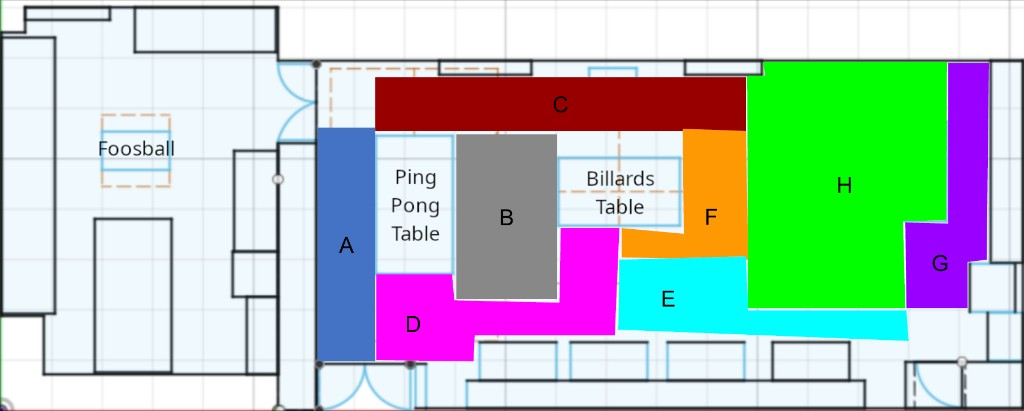
#> input picture heatmap-reference-layout.png, 1024 x 411 px, found by its file name
$ python analyze_reference.py
#> lines starting #> are read from the running program, lines starting #| are printed output that depends on the picture; after the words box and inside, x2 and y2 are one past the last pixel; in counts of white or black regions, pixels touching at a corner belong together; long printed decimals are rounded
#!/usr/bin/env python3
"""Inspect reference overlay colors for tracing."""
from PIL import Image
import numpy as np

path = "/Users/derek/Developer/MoS/heatmap-reference-layout.png"
im = Image.open(path).convert("RGBA")
a = np.array(im)
rgb = a[:, :, :3].astype(np.float32)
h, w = rgb.shape[:2]
#> h = 411; w = 1024
print("size", w, h)
#| size 1024 411

# saturation
mx = rgb.max(axis=2)
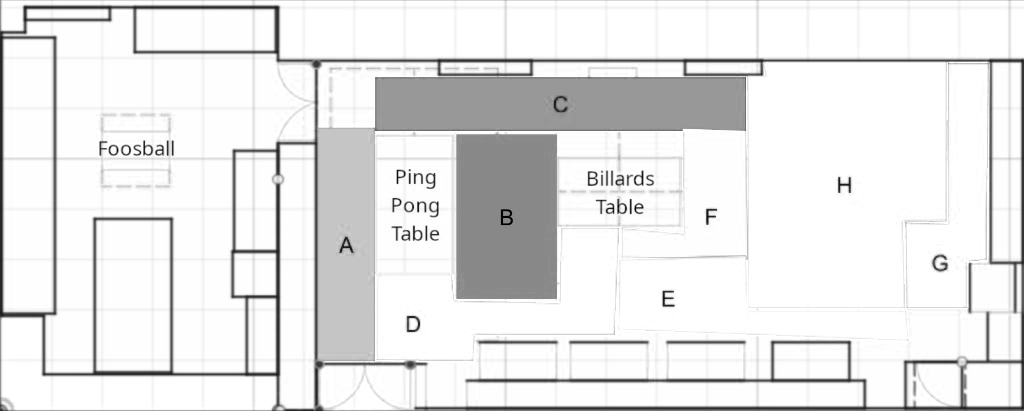
#> mx: shape (411, 1024) float32; min 0, max 255, mean 230.5
mn = rgb.min(axis=2)
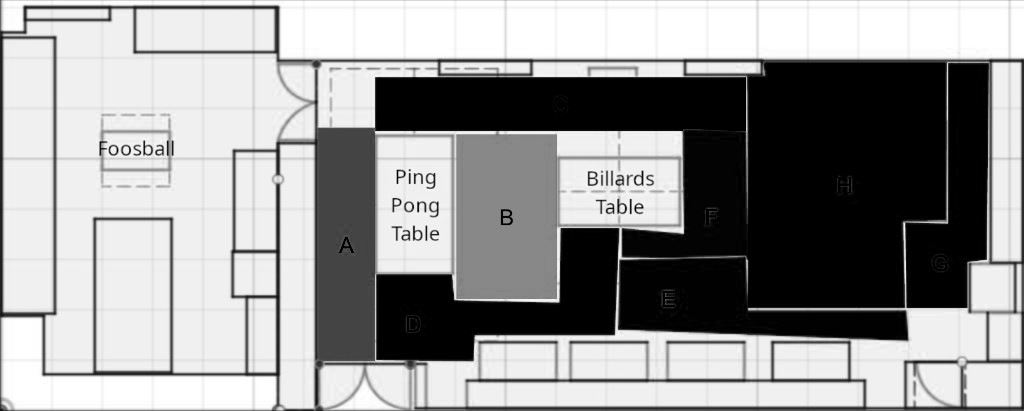
#> mn: shape (411, 1024) float32; min 0, max 255, mean 152.7
sat = np.where(mx > 1, (mx - mn) / mx, 0)
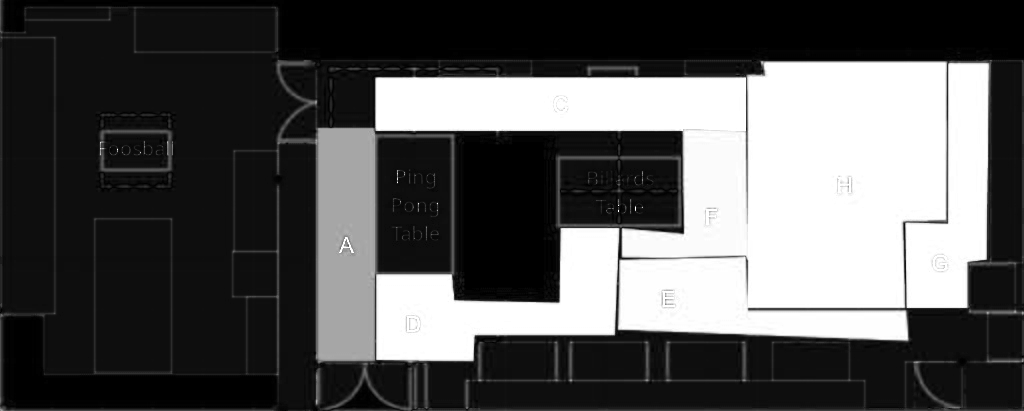
#> sat: shape (411, 1024) float32; min 0, max 1, mean 0.338

# not background: grid is light gray
r, g, b = rgb[:, :, 0], rgb[:, :, 1], rgb[:, :, 2]
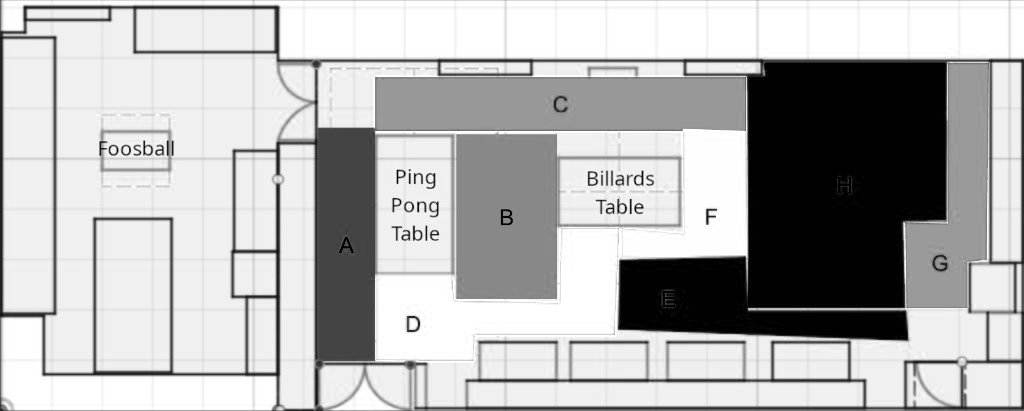
#> r: shape (411, 1024) float32; min 0, max 255, mean 180.4
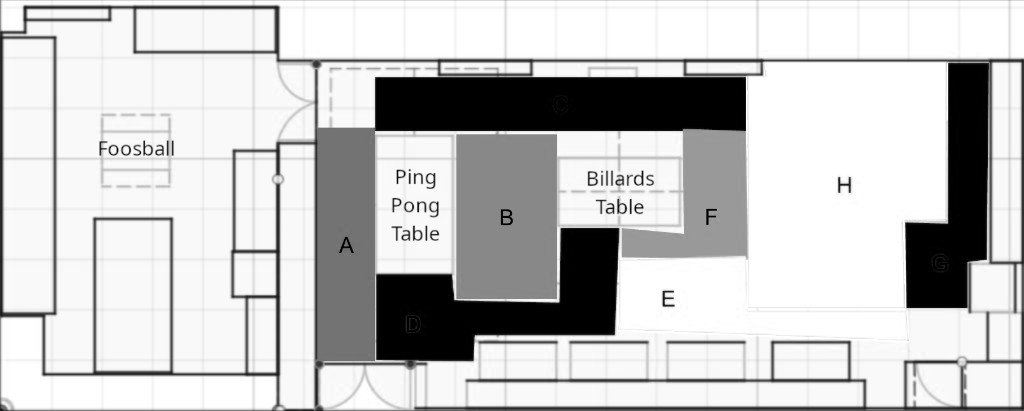
#> g: shape (411, 1024) float32; min 0, max 255, mean 198.1
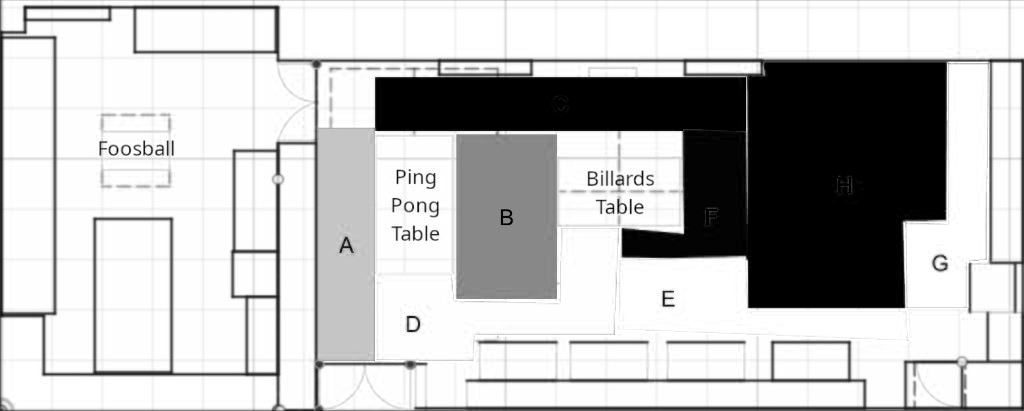
#> b: shape (411, 1024) float32; min 0, max 255, mean 190.1
bg = (r > 210) & (g > 210) & (b > 210) & (sat < 0.12)
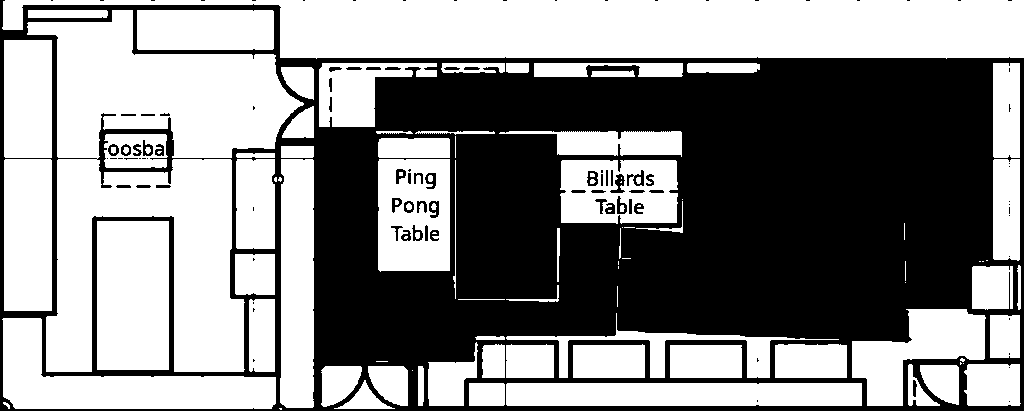
#> bg: shape (411, 1024) bool; 53.6% white; 100 black regions (50 under 20 px), largest, box (x1, y1, x2, y2) and area: (0, 0, 1024, 411) 192233, (610, 174, 625, 193) 135, (627, 170, 644, 186) 126
overlay = ~bg & (a[:, :, 3] > 200)
print("overlay pixels", overlay.sum())
#| overlay pixels 195285

# sample colors from overlay
ov = rgb[overlay]
print("RGB min/max", ov.min(0), ov.max(0))
#| RGB min/max [0. 0. 0.] [255. 255. 255.]
print("mean RGB", ov.mean(0))
#| mean RGB [109.825 140.558  119.084 ]

$ run again, with floor-plan-new.png copied over heatmap-reference-layout.png
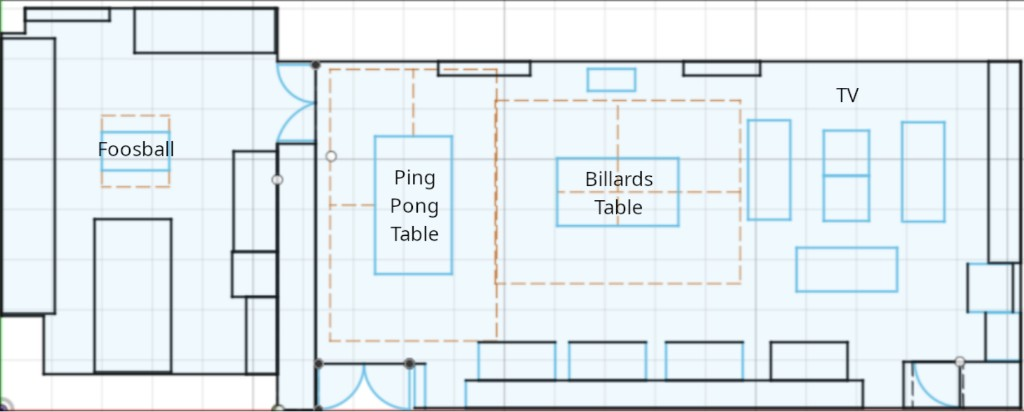
#> input picture floor-plan-new.png, 1024 x 412 px, found by its file name
#| size 1024 412
#> `sat = np.where(mx > 1, (mx - mn) / mx, 0)`:
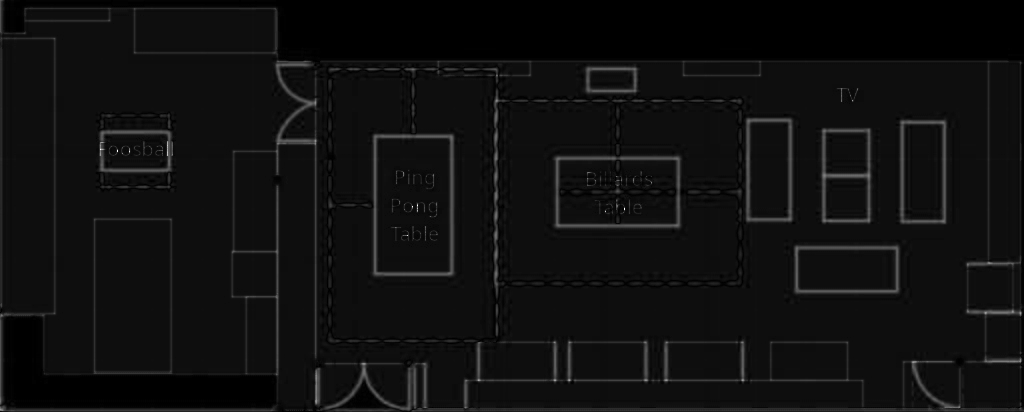
#> sat: shape (412, 1024) float32; min 0, max 1, mean 0.0612
#> `bg = (r > 210) & (g > 210) & (b > 210) & (sat < 0.12)`:
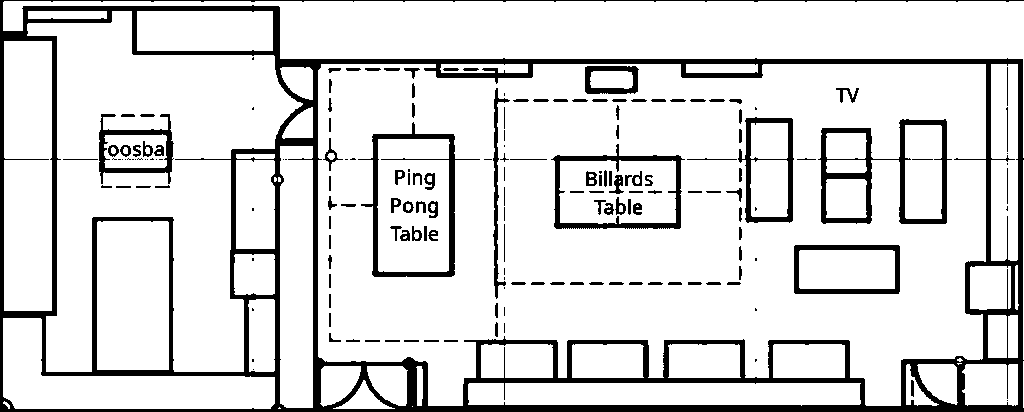
#> bg: shape (412, 1024) bool; 86% white; 177 black regions (48 under 20 px), largest, box (x1, y1, x2, y2) and area: (0, 0, 1024, 412) 39407, (818, 119, 952, 224) 3180, (358, 122, 480, 277) 2451
#| overlay pixels 58897
#| RGB min/max [0. 1. 4.] [251. 255. 255.]
#| mean RGB [146.36    159.160 165.228]

$ run again, with floor-plan.png copied over heatmap-reference-layout.png
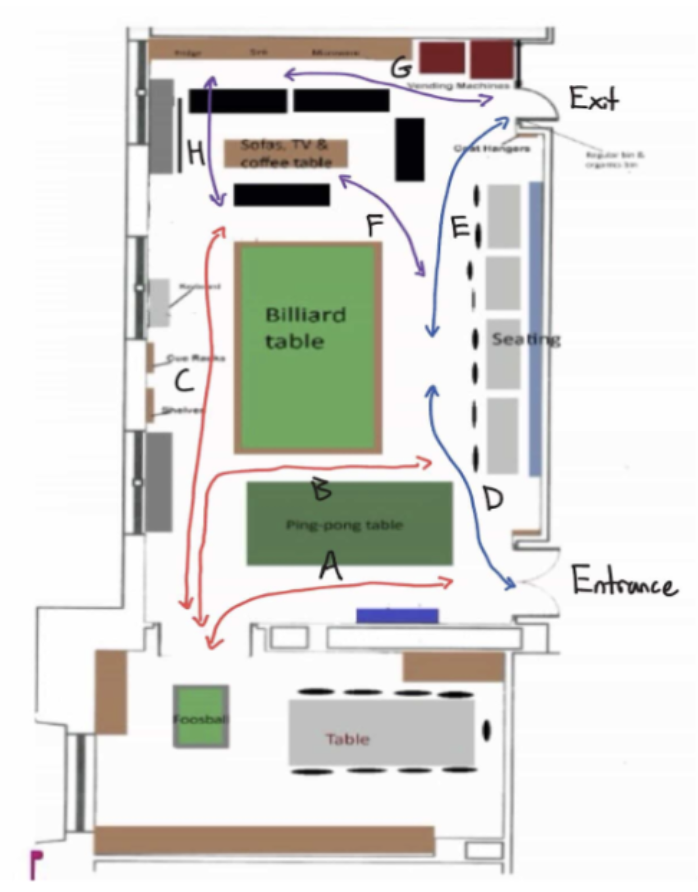
#> input picture floor-plan.png, 698 x 892 px, found by its file name
#> im is the input picture: PIL image 698x892 RGBA; mean R, G, B, A 220.9, 221.4, 216.8, 255
#| size 698 892
#> `sat = np.where(mx > 1, (mx - mn) / mx, 0)`:
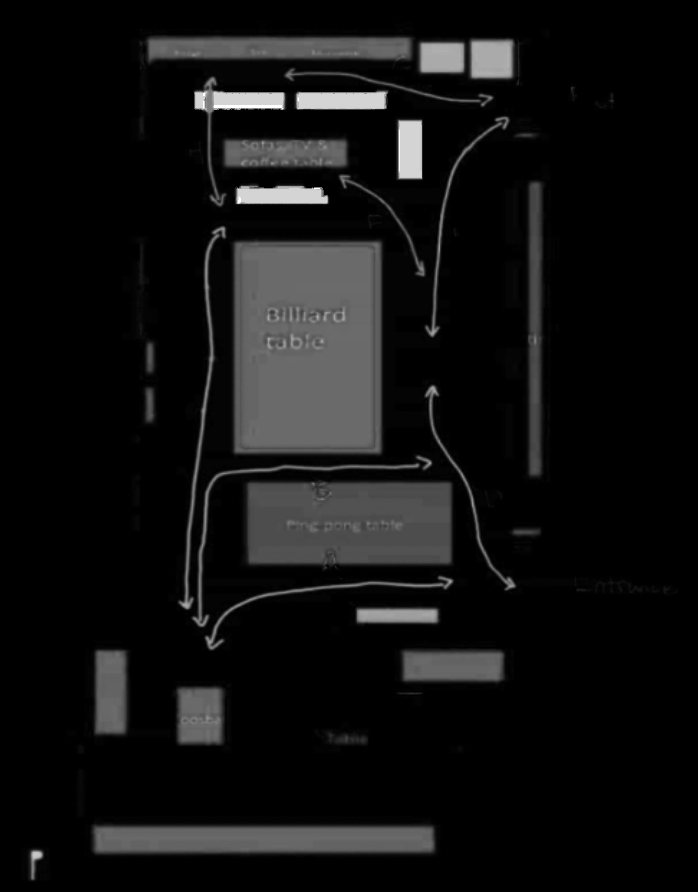
#> sat: shape (892, 698) float32; min 0, max 1, mean 0.0669
#> `bg = (r > 210) & (g > 210) & (b > 210) & (sat < 0.12)`:
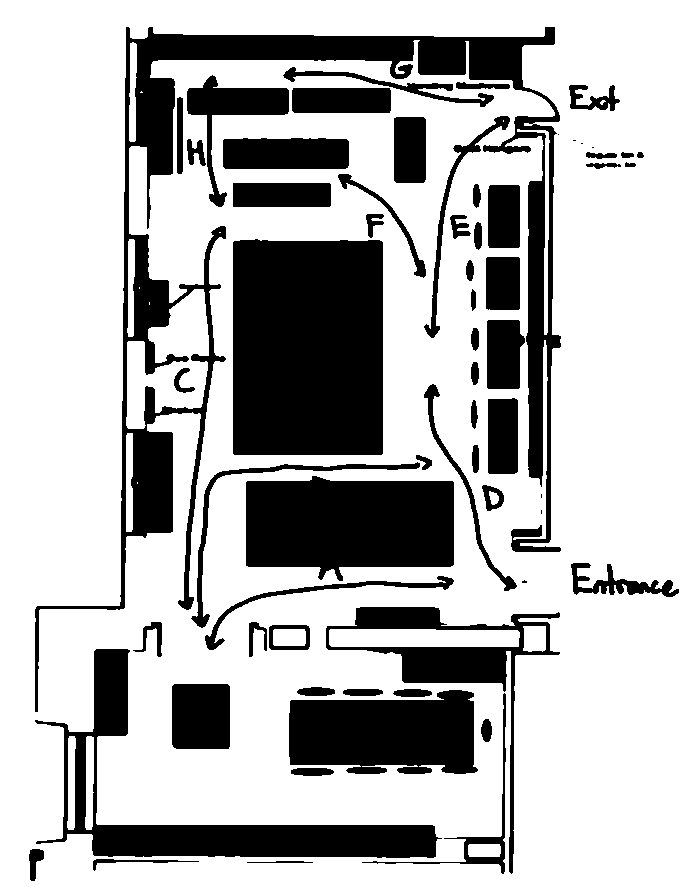
#> bg: shape (892, 698) bool; 72.8% white; 64 black regions (7 under 20 px), largest, box (x1, y1, x2, y2) and area: (35, 27, 561, 712) 37710, (233, 239, 383, 455) 32145, (246, 476, 454, 581) 18106
#| overlay pixels 169367
#| RGB min/max [0. 0. 1.] [245. 226. 248.]
#| mean RGB [140.304 142.830 125.904]
